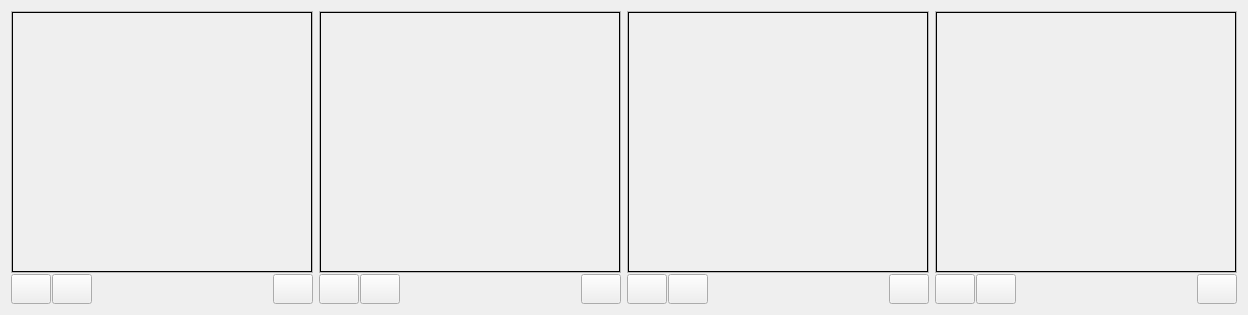
       <widget class="QFrame" name="frame">
        <layout class="QHBoxLayout" name="horizontalLayout_9">
         <item>
          <layout class="QVBoxLayout" name="display5">
           <property name="spacing">
            <number>1</number>
           </property>
           <item>
            <widget class="QFrame" name="frame_9">
             <property name="frameShape">
              <enum>QFrame::StyledPanel</enum>
             </property>
             <property name="frameShadow">
              <enum>QFrame::Raised</enum>
             </property>
             <layout class="QHBoxLayout" name="horizontalLayout_8">
              <property name="spacing">
               <number>0</number>
              </property>
              <property name="leftMargin">
               <number>0</number>
              </property>
              <property name="topMargin">
               <number>0</number>
              </property>
              <property name="rightMargin">
               <number>0</number>
              </property>
              <property name="bottomMargin">
               <number>0</number>
              </property>
              <item>
               <widget class="QLabel" name="displayLab5">
                <property name="minimumSize">
                 <size>
                  <width>300</width>
                  <height>260</height>
                 </size>
                </property>
                <property name="frameShape">
                 <enum>QFrame::Box</enum>
                </property>
                <property name="text">
                 <string/>
                </property>
               </widget>
              </item>
             </layout>
            </widget>
           </item>
           <item>
            <layout class="QHBoxLayout" name="horizontalLayout_10">
             <item>
              <widget class="QPushButton" name="setupButton5">
               <property name="minimumSize">
                <size>
                 <width>20</width>
                 <height>30</height>
                </size>
               </property>
               <property name="text">
                <string/>
               </property>
               <property name="icon">
                <iconset resource="resources/surveillance.qrc">
                 <normaloff>:/icon/setup.png</normaloff>:/icon/setup.png</iconset>
               </property>
               <property name="iconSize">
                <size>
                 <width>40</width>
                 <height>30</height>
                </size>
               </property>
              </widget>
             </item>
             <item>
              <widget class="QPushButton" name="captureButton5">
               <property name="minimumSize">
                <size>
                 <width>20</width>
                 <height>30</height>
                </size>
               </property>
               <property name="text">
                <string/>
               </property>
               <property name="icon">
                <iconset resource="resources/surveillance.qrc">
                 <normaloff>:/icon/lens.png</normaloff>:/icon/lens.png</iconset>
               </property>
               <property name="iconSize">
                <size>
                 <width>40</width>
                 <height>30</height>
                </size>
               </property>
              </widget>
             </item>
             <item>
              <spacer name="horizontalSpacer_6">
               <property name="orientation">
                <enum>Qt::Horizontal</enum>
               </property>
               <property name="sizeHint" stdset="0">
                <size>
                 <width>40</width>
                 <height>20</height>
                </size>
               </property>
              </spacer>
             </item>
             <item>
              <widget class="QPushButton" name="deleteButton5">
               <property name="minimumSize">
                <size>
                 <width>20</width>
                 <height>30</height>
                </size>
               </property>
               <property name="text">
                <string/>
               </property>
               <property name="icon">
                <iconset resource="resources/surveillance.qrc">
                 <normaloff>:/icon/trash.png</normaloff>:/icon/trash.png</iconset>
               </property>
               <property name="iconSize">
                <size>
                 <width>20</width>
                 <height>20</height>
                </size>
               </property>
              </widget>
             </item>
            </layout>
           </item>
          </layout>
         </item>
         <item>
          <layout class="QVBoxLayout" name="display6">
           <property name="spacing">
            <number>1</number>
           </property>
           <item>
            <widget class="QFrame" name="frame_8">
             <property name="frameShape">
              <enum>QFrame::StyledPanel</enum>
             </property>
             <property name="frameShadow">
              <enum>QFrame::Raised</enum>
             </property>
             <layout class="QHBoxLayout" name="horizontalLayout_15">
              <property name="spacing">
               <number>0</number>
              </property>
              <property name="leftMargin">
               <number>0</number>
              </property>
              <property name="topMargin">
               <number>0</number>
              </property>
              <property name="rightMargin">
               <number>0</number>
              </property>
              <property name="bottomMargin">
               <number>0</number>
              </property>
              <item>
               <widget class="QLabel" name="displayLab6">
                <property name="minimumSize">
                 <size>
                  <width>300</width>
                  <height>260</height>
                 </size>
                </property>
                <property name="frameShape">
                 <enum>QFrame::Box</enum>
                </property>
                <property name="text">
                 <string/>
                </property>
               </widget>
              </item>
             </layout>
            </widget>
           </item>
           <item>
            <layout class="QHBoxLayout" name="horizontalLayout_11">
             <item>
              <widget class="QPushButton" name="setupButton6">
               <property name="minimumSize">
                <size>
                 <width>20</width>
                 <height>30</height>
                </size>
               </property>
               <property name="text">
                <string/>
               </property>
               <property name="icon">
                <iconset resource="resources/surveillance.qrc">
                 <normaloff>:/icon/setup.png</normaloff>:/icon/setup.png</iconset>
               </property>
               <property name="iconSize">
                <size>
                 <width>40</width>
                 <height>30</height>
                </size>
               </property>
              </widget>
             </item>
             <item>
              <widget class="QPushButton" name="captureButton6">
               <property name="minimumSize">
                <size>
                 <width>20</width>
                 <height>30</height>
                </size>
               </property>
               <property name="text">
                <string/>
               </property>
               <property name="icon">
                <iconset resource="resources/surveillance.qrc">
                 <normaloff>:/icon/lens.png</normaloff>:/icon/lens.png</iconset>
               </property>
               <property name="iconSize">
                <size>
                 <width>40</width>
                 <height>30</height>
                </size>
               </property>
              </widget>
             </item>
             <item>
              <spacer name="horizontalSpacer_7">
               <property name="orientation">
                <enum>Qt::Horizontal</enum>
               </property>
               <property name="sizeHint" stdset="0">
                <size>
                 <width>40</width>
                 <height>20</height>
                </size>
               </property>
              </spacer>
             </item>
             <item>
              <widget class="QPushButton" name="deleteButton6">
               <property name="minimumSize">
                <size>
                 <width>20</width>
                 <height>30</height>
                </size>
               </property>
               <property name="text">
                <string/>
               </property>
               <property name="icon">
                <iconset resource="resources/surveillance.qrc">
                 <normaloff>:/icon/trash.png</normaloff>:/icon/trash.png</iconset>
               </property>
               <property name="iconSize">
                <size>
                 <width>20</width>
                 <height>20</height>
                </size>
               </property>
              </widget>
             </item>
            </layout>
           </item>
          </layout>
         </item>
         <item>
          <layout class="QVBoxLayout" name="display7">
           <property name="spacing">
            <number>1</number>
           </property>
           <item>
            <widget class="QFrame" name="frame_7">
             <property name="frameShape">
              <enum>QFrame::StyledPanel</enum>
             </property>
             <property name="frameShadow">
              <enum>QFrame::Raised</enum>
             </property>
             <layout class="QHBoxLayout" name="horizontalLayout_16">
              <property name="spacing">
               <number>0</number>
              </property>
              <property name="leftMargin">
               <number>0</number>
              </property>
              <property name="topMargin">
               <number>0</number>
              </property>
              <property name="rightMargin">
               <number>0</number>
              </property>
              <property name="bottomMargin">
               <number>0</number>
              </property>
              <item>
               <widget class="QLabel" name="displayLab7">
                <property name="minimumSize">
                 <size>
                  <width>300</width>
                  <height>260</height>
                 </size>
                </property>
                <property name="frameShape">
                 <enum>QFrame::Box</enum>
                </property>
                <property name="text">
                 <string/>
                </property>
               </widget>
              </item>
             </layout>
            </widget>
           </item>
           <item>
            <layout class="QHBoxLayout" name="horizontalLayout_12">
             <item>
              <widget class="QPushButton" name="setupButton7">
               <property name="minimumSize">
                <size>
                 <width>20</width>
                 <height>30</height>
                </size>
               </property>
               <property name="text">
                <string/>
               </property>
               <property name="icon">
                <iconset resource="resources/surveillance.qrc">
                 <normaloff>:/icon/setup.png</normaloff>:/icon/setup.png</iconset>
               </property>
               <property name="iconSize">
                <size>
                 <width>40</width>
                 <height>30</height>
                </size>
               </property>
              </widget>
             </item>
             <item>
              <widget class="QPushButton" name="captureButton7">
               <property name="minimumSize">
                <size>
                 <width>20</width>
                 <height>30</height>
                </size>
               </property>
               <property name="text">
                <string/>
               </property>
               <property name="icon">
                <iconset resource="resources/surveillance.qrc">
                 <normaloff>:/icon/lens.png</normaloff>:/icon/lens.png</iconset>
               </property>
               <property name="iconSize">
                <size>
                 <width>40</width>
                 <height>30</height>
                </size>
               </property>
              </widget>
             </item>
             <item>
              <spacer name="horizontalSpacer_8">
               <property name="orientation">
                <enum>Qt::Horizontal</enum>
               </property>
               <property name="sizeHint" stdset="0">
                <size>
                 <width>40</width>
                 <height>20</height>
                </size>
               </property>
              </spacer>
             </item>
             <item>
              <widget class="QPushButton" name="deleteButton7">
               <property name="minimumSize">
                <size>
                 <width>20</width>
                 <height>30</height>
                </size>
               </property>
               <property name="text">
                <string/>
               </property>
               <property name="icon">
                <iconset resource="resources/surveillance.qrc">
                 <normaloff>:/icon/trash.png</normaloff>:/icon/trash.png</iconset>
               </property>
               <property name="iconSize">
                <size>
                 <width>20</width>
                 <height>20</height>
                </size>
               </property>
              </widget>
             </item>
            </layout>
           </item>
          </layout>
         </item>
         <item>
          <layout class="QVBoxLayout" name="display8">
           <property name="spacing">
            <number>1</number>
           </property>
           <item>
            <widget class="QFrame" name="frame_6">
             <property name="minimumSize">
              <size>
               <width>0</width>
               <height>0</height>
              </size>
             </property>
             <property name="frameShape">
              <enum>QFrame::StyledPanel</enum>
             </property>
             <property name="frameShadow">
              <enum>QFrame::Raised</enum>
             </property>
             <layout class="QHBoxLayout" name="horizontalLayout_18">
              <property name="spacing">
               <number>0</number>
              </property>
              <property name="leftMargin">
               <number>0</number>
              </property>
              <property name="topMargin">
               <number>0</number>
              </property>
              <property name="rightMargin">
               <number>0</number>
              </property>
              <property name="bottomMargin">
               <number>0</number>
              </property>
              <item>
               <widget class="QLabel" name="displayLab8">
                <property name="minimumSize">
                 <size>
                  <width>300</width>
                  <height>260</height>
                 </size>
                </property>
                <property name="frameShape">
                 <enum>QFrame::Box</enum>
                </property>
                <property name="text">
                 <string/>
                </property>
               </widget>
              </item>
             </layout>
            </widget>
           </item>
           <item>
            <layout class="QHBoxLayout" name="horizontalLayout_19">
             <item>
              <widget class="QPushButton" name="setupButton8">
               <property name="minimumSize">
                <size>
                 <width>20</width>
                 <height>30</height>
                </size>
               </property>
               <property name="text">
                <string/>
               </property>
               <property name="icon">
                <iconset resource="resources/surveillance.qrc">
                 <normaloff>:/icon/setup.png</normaloff>:/icon/setup.png</iconset>
               </property>
               <property name="iconSize">
                <size>
                 <width>40</width>
                 <height>30</height>
                </size>
               </property>
              </widget>
             </item>
             <item>
              <widget class="QPushButton" name="captureButton8">
               <property name="minimumSize">
                <size>
                 <width>20</width>
                 <height>30</height>
                </size>
               </property>
               <property name="text">
                <string/>
               </property>
               <property name="icon">
                <iconset resource="resources/surveillance.qrc">
                 <normaloff>:/icon/lens.png</normaloff>:/icon/lens.png</iconset>
               </property>
               <property name="iconSize">
                <size>
                 <width>40</width>
                 <height>30</height>
                </size>
               </property>
              </widget>
             </item>
             <item>
              <spacer name="horizontalSpacer_9">
               <property name="orientation">
                <enum>Qt::Horizontal</enum>
               </property>
               <property name="sizeHint" stdset="0">
                <size>
                 <width>40</width>
                 <height>20</height>
                </size>
               </property>
              </spacer>
             </item>
             <item>
              <widget class="QPushButton" name="deleteButton8">
               <property name="minimumSize">
                <size>
                 <width>20</width>
                 <height>30</height>
                </size>
               </property>
               <property name="text">
                <string/>
               </property>
               <property name="icon">
                <iconset resource="resources/surveillance.qrc">
                 <normaloff>:/icon/trash.png</normaloff>:/icon/trash.png</iconset>
               </property>
               <property name="iconSize">
                <size>
                 <width>20</width>
                 <height>20</height>
                </size>
               </property>
              </widget>
             </item>
            </layout>
           </item>
          </layout>
         </item>
        </layout>
       </widget>
